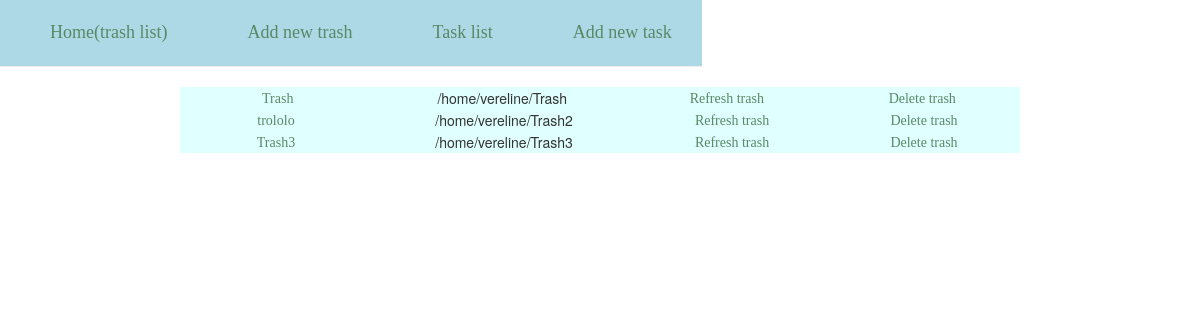
The page / on the database its author committed.
### trashes/models.py (models this page shows, shortened)
class Trash(models.Model):
    name = models.CharField(max_length=256)
    path = models.CharField(max_length=256)
    info_path = models.CharField(max_length=256, default=' ')
    info_txt_path = models.CharField(max_length=256, default=' ')
    info_logging_path = models.CharField(max_length=256, default=' ')
    maximum_size = models.IntegerField(default=1000)
    maximum_time = models.IntegerField(default=7)
    policy_time = models.BooleanField(default=False)
    policy_size = models.BooleanField(default=False)
    class Meta:
        db_table = 'trashes'

### trashes/views.py (the view)
# urls.py: url(r'^$', views.Main.as_view(), name='main'),
class Main(ListView):
    template_name = 'main.html'
    model = Trash

### templates/main.html
{% extends 'base.html' %}
{% block content %}
<table>
    <tbody>
        <tr>
            <td ><div class="page-header"><a href={% url 'main' %}>Home(trash list)</a></div></td>
            <td ><div class="page-header"><a href={% url 'add_trash' %}>Add new trash</a></div></td>
            <td ><div class="page-header"><a href={% url 'task_list'%}>Task list</a></div></td>
            <td ><div class="page-header"><a href={% url 'add_task'%}>Add new task</a></div></td>
        </tr>
    </tbody>
    </table>
{% for obj in object_list %}
    <table style="margin-left: auto; margin-right: auto; background-color: #E0FFFF" width= 70%>
    <tbody>
        <tr>
            <td style="width: 100px; text-align: center"><div><a href={% url 'define_action' name=obj.name %}>{{ obj.name }}</a></div></td>
            <td style="width: 100px; text-align: center"><div>{{ obj.path }}</div></td>
            <td style="width: 100px; text-align: center"><div><a href={% url 'refresh_trash' pk=obj.pk %}>Refresh trash</a></div></td>
            <td style="width: 100px; text-align: center"><div><a href={% url 'delete_trash' pk=obj.pk %}>Delete trash</a></div></td>
        </tr>
    </tbody>
    </table>
{% endfor %}
{% endblock %}

### static/style.css (style rules this page uses)
.page-header { background-color: lightblue; margin-top: 0; padding: 20px 20px 20px 40px; font-family: 'cursive'; font-weight: 100; font-size: large; }
td a { margin-top: 0; padding: 10px 10px 10px 10px; color: #578965; font-family: 'cursive'; }

### rows shown on the page
Trash: name "Trash", path "/home/vereline/Trash"
Trash: name "trololo", path "/home/vereline/Trash2"
Trash: name "Trash3", path "/home/vereline/Trash3"
